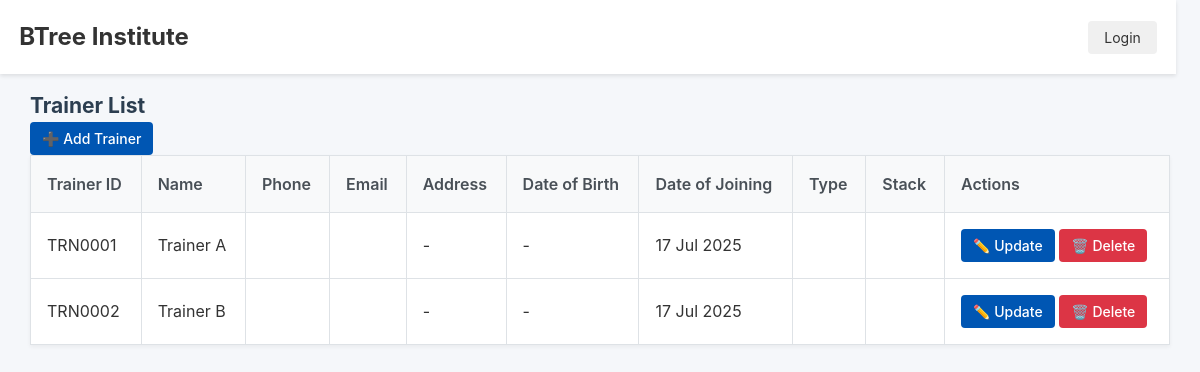
Screenshot of /trainers/ with the database file from the repository.
### trainersdb/models.py (models this page shows, shortened)
class Trainer(models.Model):
    TRAINER_TYPE_CHOICES = [
        ('FT', 'Full Time'),
        ('FL', 'Freelancer'),
    ]
    trainer_id = models.CharField(max_length=10, unique=True, blank=True)
    name = models.CharField(max_length=100)
    phone = models.CharField(max_length=15)
    email = models.EmailField()
    address = models.TextField(blank=True, null=True)
    date_of_birth = models.DateField(blank=True, null=True)
    date_of_joining = models.DateField(auto_now_add=True, null=True)
    trainer_type = models.CharField(max_length=2, choices=TRAINER_TYPE_CHOICES)
    stack = models.CharField(max_length=200)

### trainersdb/views.py (the view)
# urls.py: path('', trainer_list, name='trainer_list'),
def trainer_list(request):
    trainers = Trainer.objects.all()
    return render(request, 'trainersdb/trainer_list.html', {'trainers': trainers})

### templates/trainersdb/trainer_list.html
{% extends "base.html" %}
{% block content %}
<div class="container">
    <h2>Trainer List</h2>
    <a href="{% url 'create_trainer' %}" class="btn btn-primary mb-3">➕ Add Trainer</a>
    <table class="table table-striped">
        <thead>
            <tr>
                <th>Trainer ID</th>
                <th>Name</th>
                <th>Phone</th>
                <th>Email</th>
                <th>Address</th>
                <th>Date of Birth</th>
                <th>Date of Joining</th>
                <th>Type</th>
                <th>Stack</th>
                <th>Actions</th>
            </tr>
        </thead>
        <tbody>
            {% for trainer in trainers %}
            <tr>
                <td>{{ trainer.trainer_id }}</td>
                <td>{{ trainer.name }}</td>
                <td>{{ trainer.phone }}</td>
                <td>{{ trainer.email }}</td>
                <td>{{ trainer.address|default:'-' }}</td>
                <td>{{ trainer.date_of_birth|date:"d M Y"|default:'-' }}</td>
                <td>{{ trainer.date_of_joining|date:"d M Y"|default:'-' }}</td>
                <td>{{ trainer.get_trainer_type_display }}</td>
                <td>{{ trainer.stack }}</td>
                <td>
                    <a href="{% url 'update_trainer' trainer.pk %}" class="btn btn-sm btn-info">✏️ Update</a>
                    <a href="{% url 'delete_trainer' trainer.pk %}" class="btn btn-sm btn-danger">🗑️ Delete</a>
                </td>
            </tr>
            {% endfor %}
        </tbody>
    </table>
</div>
{% endblock %}

### static/css/theme.css (style rules this page uses)
:root { --primary-blue: #0056b3; --primary-light: #e6f0ff; --secondary-blue: #003d99; --text-primary: #333333; --text-secondary: #666666; --background-light: #ffffff; --background-grey: #f5f7fa; --border-color: #e1e4e8; --success-color: #28a745; --danger-color: #dc3545; --warning-color: #ffc107; --info-color: #17a2b8; }
* { margin: 0; padding: 0; box-sizing: border-box; font-family: 'SF Pro Display', -apple-system, BlinkMacSystemFont, 'Segoe UI', Roboto, sans-serif; }
body { background-color: var(--background-grey); color: var(--text-primary); font-size: 14px; line-height: 1.5; min-height: 100vh; }
a { text-decoration: none; color: #007bff; transition: color 0.2s; }
h1, h2, h3, h4, h5, h6 { color: #2c3e50; }
table { width: 100%; border-collapse: collapse; margin-bottom: 1.5rem; background-color: #fff; box-shadow: 0 2px 4px rgba(0,0,0,0.05); }
th, td { padding: 1rem; border: 1px solid #dee2e6; text-align: left; font-size: 16px; }
th { background-color: #f8f9fa; font-weight: 600; color: #495057; }
button, input[type='submit'], .btn { padding: 6px 12px; background-color: var(--primary-blue); border: none; border-radius: 4px; cursor: pointer; color: #fff; font-size: 14px; font-weight: 500; transition: background-color 0.2s; display: inline-block; text-align: center; }
.btn-danger { background-color: #dc3545; }

### rows the page displays
Trainer: trainer_id "TRN0001", name "Trainer A", address "-", date_of_birth "-", date_of_joining "17 Jul 2025"
Trainer: trainer_id "TRN0002", name "Trainer B", address "-", date_of_birth "-", date_of_joining "17 Jul 2025"
